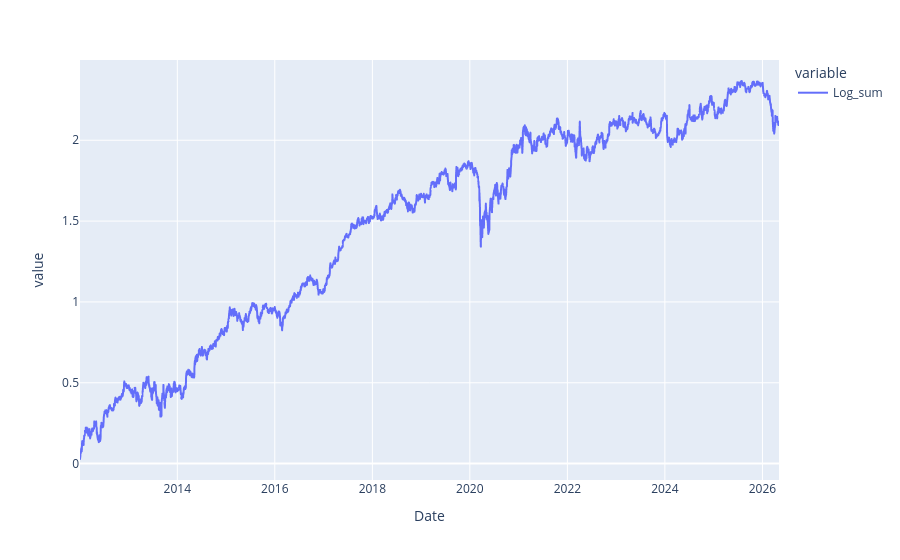

Write notebook code for a chart like this one.
### Code cell
close['Log_sum'].plot()

### Figure 1 — Plotly figure (JSON) as saved in the notebook; plotly's stock layout.template omitted (floating-point values rounded to 4 significant figures; data arrays with more than 128 entries replaced by an {"elided": "..."} marker saying what was removed)
{"data": [{"hovertemplate": "variable=Log_sum<br>Date=%{x}<br>value=%{y}<extra></extra>", "legendgroup": "Log_sum", "line": {"color": "#636efa", "dash": "solid"}, "marker": {"symbol": "circle"}, "mode": "lines", "name": "Log_sum", "showlegend": true, "x": {"elided": "3535 str values"}, "xaxis": "x", "y": {"elided": "3535 float values"}, "yaxis": "y", "type": "scattergl"}], "layout": {"xaxis": {"anchor": "y", "domain": [0.0, 1.0], "title": {"text": "Date"}}, "yaxis": {"anchor": "x", "domain": [0.0, 1.0], "title": {"text": "value"}}, "legend": {"title": {"text": "variable"}, "tracegroupgap": 0}, "margin": {"t": 60}}}
